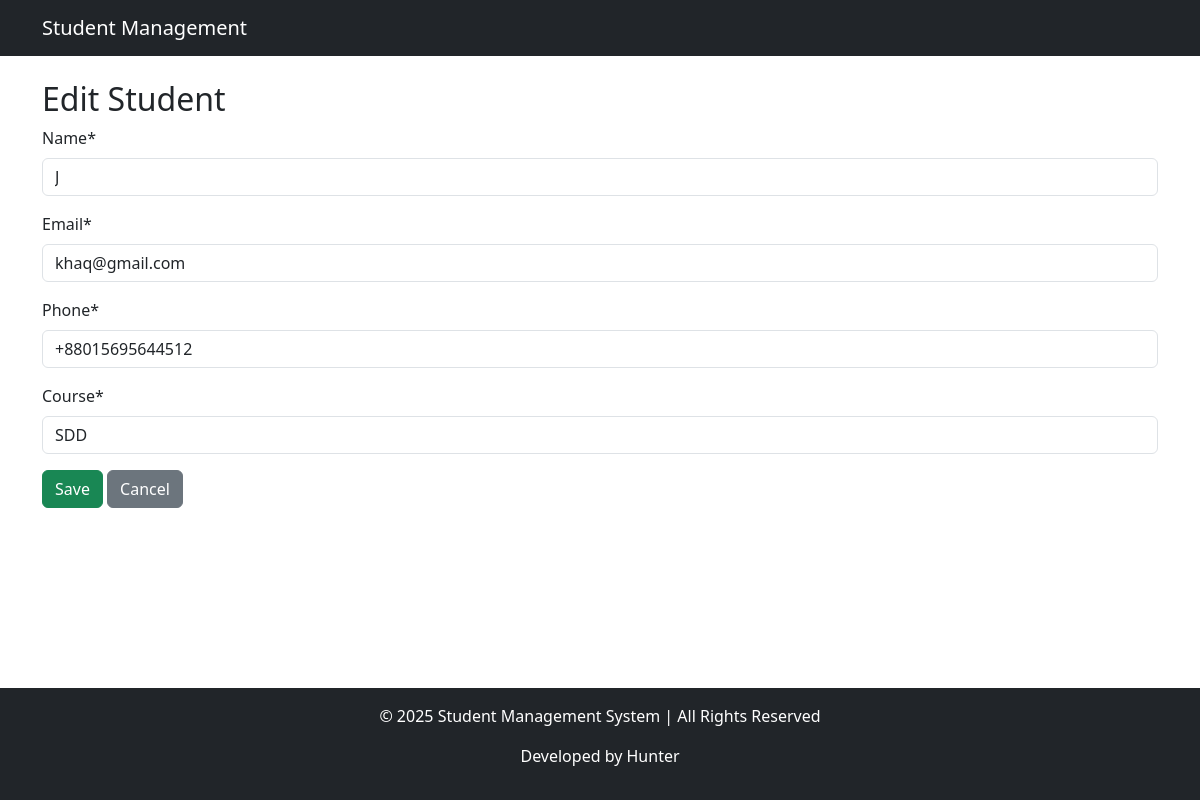
The page /3/edit/ on the database its author committed.
### students/models.py (models this page shows, shortened)
class Student(models.Model):
    name = models.CharField(max_length=100)
    email = models.EmailField(unique=True)
    phone = models.CharField(max_length=15)
    course = models.CharField(max_length=50)

### students/views.py (the view, shortened to what this page needs)
# urls.py: path('<int:pk>/edit/', StudentUpdateView.as_view(), name='edit_student'),
class StudentUpdateView(UpdateView):
    model = Student
    form_class = StudentForm
    template_name = 'students/student_form.html'
    success_url = reverse_lazy('student_list')

### students/forms.py
class StudentForm(forms.ModelForm):
    class Meta:
        model = Student
        fields = ['name', 'email', 'phone', 'course']
    def __init__(self, *args, **kwargs):
        super().__init__(*args, **kwargs)
        for field in self.fields.values():
            field.widget.attrs.update({'class': 'form-control'})

### students/templates/students/student_form.html (shortened to what this page needs)
{% extends 'students/base.html' %}
{% load crispy_forms_tags %}
{% block content %}
<h2>{% if form.instance.pk %}Edit{% else %}Add{% endif %} Student</h2>
<form method="post">
    {{ form|crispy }}
    <button type="submit" class="btn btn-success">Save</button>
    <a href="{% url 'student_list' %}" class="btn btn-secondary">Cancel</a>
</form>
{% endblock %}

### rows shown on the page
Student: name "J", email "khaq@gmail.com", phone "+88015695644512", course "SDD"
